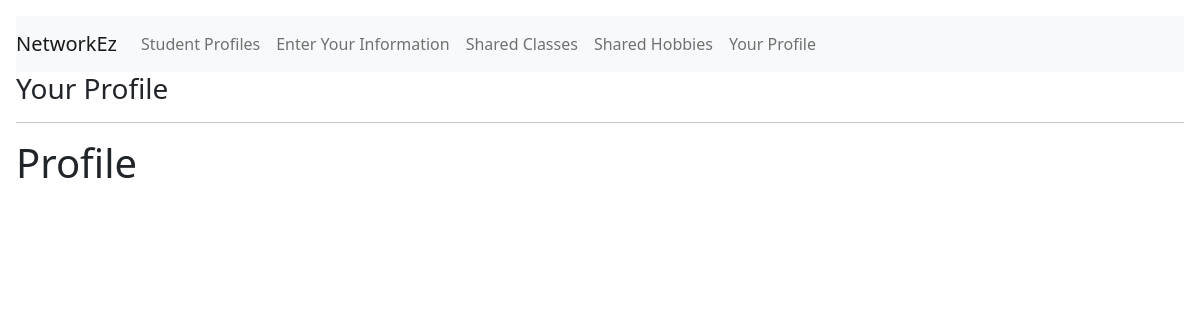
Before: /your_profile/ with the older database file.
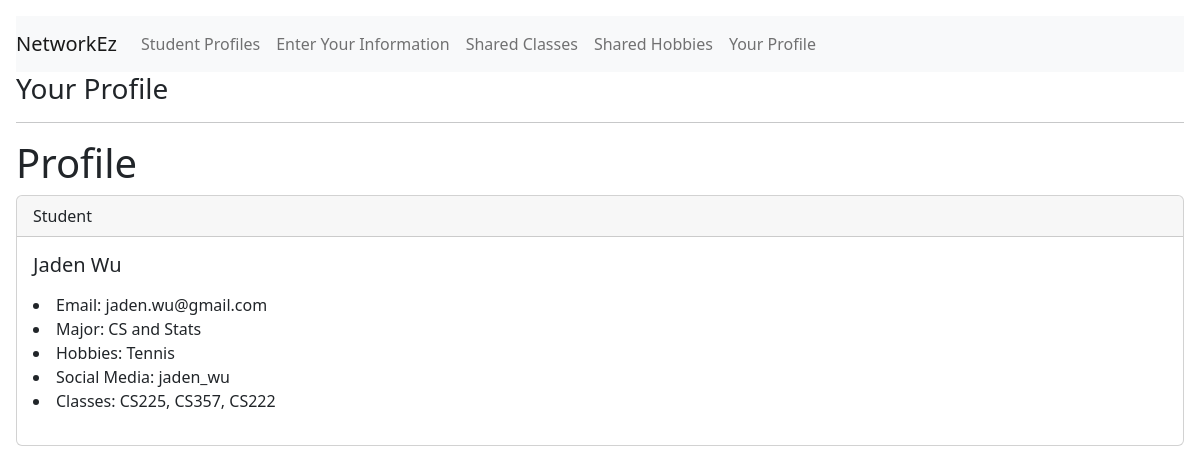
After: the same page with the newer database file.
### app/models.py (models this page shows)
class UserStudent(models.Model):
    name = models.CharField(max_length=150, null=True)
    major = models.CharField(max_length=150, null=True)
    hobbies = models.CharField(max_length=300, null=True)
    classes = models.CharField(max_length=150, null=True)
    social_media = models.CharField(max_length=300, null=True)
    email = models.CharField(max_length=300, null=True)

### app/views.py (the view)
# urls.py: path('your_profile/', v.your_profile, name= "your_profile")
def your_profile(response):
    user_list = UserStudent.objects.all()
    return render(response, 'register/your_profile.html', {'student_list': user_list})

### app/templates/register/your_profile.html (shortened to what this page needs)
<!doctype html>
<html lang="en">
  <head>
    <link href="https://cdn.jsdelivr.net/npm/bootstrap@5.2.2/dist/css/bootstrap.min.css" rel="stylesheet">
    <link href="https://getbootstrap.com/docs/5.2/assets/css/docs.css" rel="stylesheet">
  </head>
  <body class="p-3 m-0 border-0 bd-example">
<nav class="navbar navbar-expand-lg navbar-light bg-light">
    <a class="navbar-brand" href="#">NetworkEz</a>
    <div class="collapse navbar-collapse" id="navbarNav">
      <ul class="navbar-nav">
        <li class="nav-item active">
          <a class="nav-link" href="{% url 'profiles' %}"> Student Profiles </a>
        </li>
        <li class="nav-item">
          <a class="nav-link" href="{% url 'home' %}">Enter Your Information</a>
        </li>
        <li class="nav-item">
            <a class="nav-link" href="{% url 'filtered_profiles' %}">Shared Classes</a>
          </li>
          <li class="nav-item">
            <a class="nav-link" href="{% url 'filtered_hobbies' %}">Shared Hobbies</a>
          </li>
          <li class="nav-item">
            <a class="nav-link" href="{% url 'your_profile' %}">Your Profile</a>
          </li>
      </ul>
    </div>
  </nav>
<h3>Your Profile</h3>
<hr>
<!doctype html>
<html lang="en">
  <head>
    <link href="https://cdn.jsdelivr.net/npm/bootstrap@5.2.2/dist/css/bootstrap.min.css" rel="stylesheet">
    <link href="https://getbootstrap.com/docs/5.2/assets/css/docs.css" rel="stylesheet">
  </head>
  <body class="p-3 m-0 border-0 bd-example">
<h1> Profile </h1>
{% for student in student_list %}
<div class="card">
    <div class="card-header">
        Student
    </div>
    <div class="card-body">
        <h5 class="card-title">{{ student.name }}</h5>
        <p class="card-text">
        <li>Email: {{ student.email }} </li>
        <li>Major: {{ student.major }} </li>
        <li>Hobbies: {{ student.hobbies }} </li>
        <li>Social Media: {{ student.social_media }} </li>
        <li>Classes: {{ student.classes }} </li>
        </p>
    </div>
</div>
<br/>
{% endfor %}
  </body>
</html>

Changed rows visible on the page:
added UserStudent: name "Jaden Wu", email "jaden.wu@gmail.com", major "CS and Stats", hobbies "Tennis", social_media "jaden_wu", classes "CS225, CS357, CS222"
